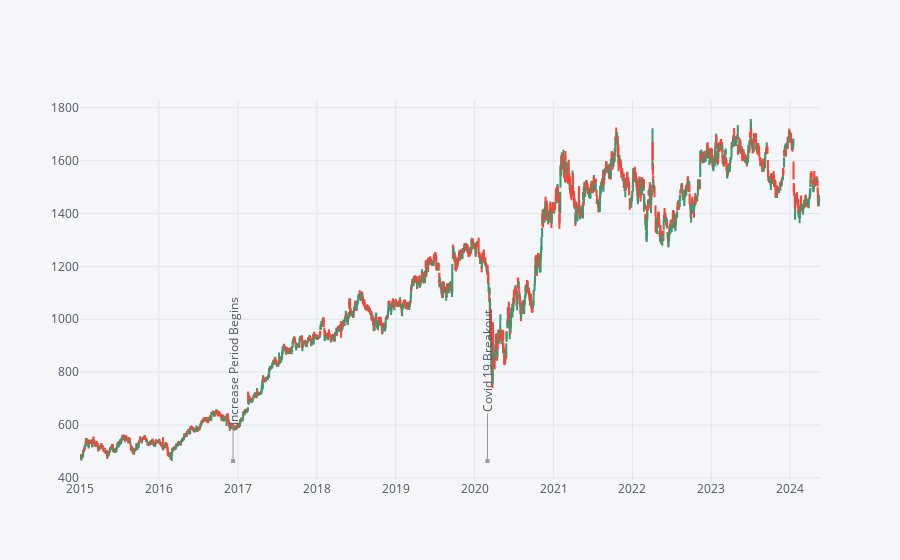

Notebook code cell kept with this figure:
### Markdown cell above
*HDFC*

### Code cell
bank_stocks['HDFC'].loc['2015-01-01':].iplot(kind='candle',
                                             annotations=[dict(
        x='2016-12-09', y=0.05, xref='x', yref='paper',
        showarrow=True, xanchor='left', text='Increase Period Begins'),
                                                         dict(
        x='2020-03-01', y=0.05, xref='x', yref='paper',
        showarrow=True, xanchor='left', text='Covid 19 Breakout')])

### Figure 1 — Plotly figure (JSON) as saved in the notebook; plotly's stock layout.template omitted (floating-point values rounded to 4 significant figures; data arrays with more than 128 entries replaced by an {"elided": "..."} marker saying what was removed)
{"data": [{"close": {"elided": "2314 float values"}, "high": {"elided": "2314 float values"}, "low": {"elided": "2314 float values"}, "open": {"elided": "2314 float values"}, "showlegend": false, "type": "candlestick", "x": {"elided": "2314 str values"}, "yaxis": "y2"}], "layout": {"annotations": [{"arrowcolor": "#9499A3", "arrowhead": 7, "ax": 0, "ay": -100, "font": {"color": "#4D5663", "size": 12}, "hovertext": "", "opacity": 1, "showarrow": true, "text": "Increase Period Begins", "textangle": -90, "x": "2016-12-09", "xref": "x", "y": 0.05, "yref": "paper"}, {"arrowcolor": "#9499A3", "arrowhead": 7, "ax": 0, "ay": -100, "font": {"color": "#4D5663", "size": 12}, "hovertext": "", "opacity": 1, "showarrow": true, "text": "Covid 19 Breakout", "textangle": -90, "x": "2020-03-01", "xref": "x", "y": 0.05, "yref": "paper"}], "autosize": true, "legend": {"bgcolor": "#F5F6F9", "font": {"color": "#4D5663"}}, "paper_bgcolor": "#F5F6F9", "plot_bgcolor": "#F5F6F9", "title": {"font": {"color": "#4D5663"}}, "xaxis": {"autorange": true, "gridcolor": "#E1E5ED", "range": ["2014-12-31 12:00", "2024-05-18 12:00"], "rangeslider": {"visible": false, "yaxis2": {}}, "showgrid": true, "tickfont": {"color": "#4D5663"}, "title": {"font": {"color": "#4D5663"}, "text": ""}, "type": "date", "zerolinecolor": "#E1E5ED"}, "yaxis": {"gridcolor": "#E1E5ED", "showgrid": true, "showticklabels": false, "tickfont": {"color": "#4D5663"}, "title": {"font": {"color": "#4D5663"}, "text": ""}, "zerolinecolor": "#E1E5ED"}, "yaxis2": {"autorange": true, "gridcolor": "#E1E5ED", "range": [392.1, 1829.0], "showgrid": true, "tickfont": {"color": "#4D5663"}, "title": {"font": {"color": "#4D5663"}, "text": ""}, "zerolinecolor": "#E1E5ED"}}}
